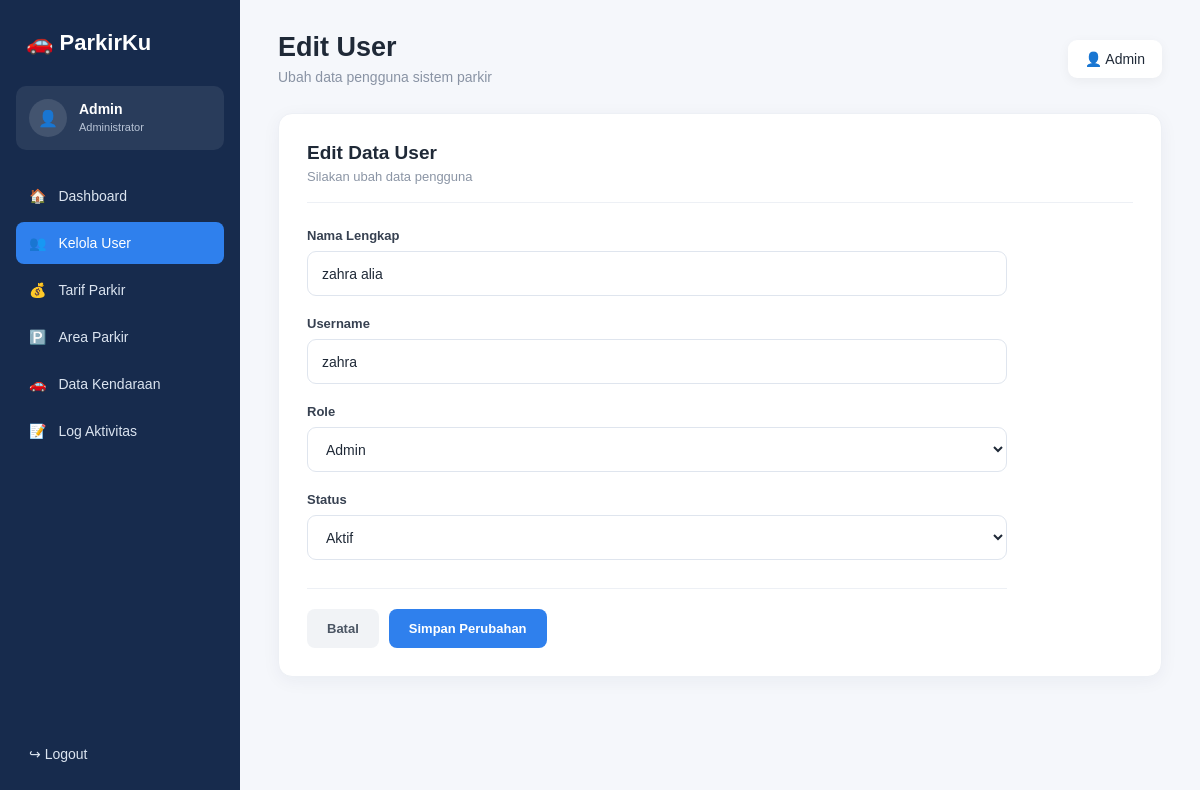
The app's page /view/edit_user.php?id_user=1 (signed in) with its own data.
### tables this page shows
CREATE TABLE `tb_user` (
  `id_user` int NOT NULL,
  `nama_lengkap` varchar(50) NOT NULL,
  `username` varchar(50) NOT NULL,
  `password` varchar(100) NOT NULL,
  `role` enum('admin','petugas','owner') NOT NULL,
  `status_aktif` tinyint(1) DEFAULT '1'
);

### view/edit_user.php (the view, shortened to what this page needs)
<?php
include "../model/m_koneksi.php";
$id_user = intval($_GET['id_user']);
$query = mysqli_query($conn, "SELECT * FROM tb_user WHERE id_user = $id_user");
$user = mysqli_fetch_assoc($query);
?>
<!DOCTYPE html>
<html lang="id">
<head>
    <link rel="stylesheet" href="../asset/user.css?v=2">
</head>
<body>
<aside class="sidebar">
    <div class="logo">
        🚗 <span>ParkirKu</span>
    </div>
    <div class="admin">
        <div class="avatar">👤</div>
        <div>
            <strong>Admin</strong>
            <small>Administrator</small>
        </div>
    </div>
    <nav>
        <a href="dashboard_admin.php">
            🏠 <span>Dashboard</span>
        </a>
        <a href="kelola_user.php" class="active">
            👥 <span>Kelola User</span>
        </a>
        <a href="tarif_parkir.php">
            💰 <span>Tarif Parkir</span>
        </a>
        <a href="area_parkir.php">
            🅿️ <span>Area Parkir</span>
        </a>
        <a href="#">
            🚗 <span>Data Kendaraan</span>
        </a>
        <a href="#">
            📝 <span>Log Aktivitas</span>
        </a>
    </nav>
    <a href="login.php" class="logout">
        ↪ <span>Logout</span>
    </a>
</aside>
<main class="main">
    <header class="header">
        <div>
            <h1>Edit User</h1>
            <p>Ubah data pengguna sistem parkir</p>
        </div>
        <div class="profile">
            👤 Admin
        </div>
    </header>
    <section class="card">
        <div class="card-header">
            <div>
                <h2>Edit Data User</h2>
                <p>Silakan ubah data pengguna</p>
            </div>
        </div>
        <form method="POST">
            <div class="form-group">
                <label>Nama Lengkap</label>
                <input
                    type="text"
                    name="nama_lengkap"
                    value="<?= htmlspecialchars($user['nama_lengkap']); ?>"
                    required
                >
            </div>
            <div class="form-group">
                <label>Username</label>
                <input
                    type="text"
                    name="username"
                    value="<?= htmlspecialchars($user['username']); ?>"
                    required
                >
            </div>
            <div class="form-group">
                <label>Role</label>
                <select name="role" required>
                    <option value="admin"
                        <?= $user['role'] == 'admin' ? 'selected' : ''; ?>>
                        Admin
                    </option>
                </select>
            </div>
            <div class="form-group">
                <label>Status</label>
                <select name="status_aktif" required>
                    <option value="1"
                        <?= $user['status_aktif'] == 1 ? 'selected' : ''; ?>>
                        Aktif
                    </option>
                </select>
            </div>
            <div class="form-actions">
                <a href="kelola_user.php" class="btn-cancel">
                    Batal
                </a>
                <button type="submit" name="update" class="btn-save">
                    Simpan Perubahan
                </button>
            </div>
        </form>
    </section>
</main>
</body>
</html>

### asset/user.css (style rules this page uses)
* { margin: 0; padding: 0; box-sizing: border-box; }
body { font-family: Arial, sans-serif; background: #f5f7fb; color: #1f2937; }
.sidebar { position: fixed; left: 0; top: 0; width: 240px; height: 100vh; padding: 25px 16px; background: #172b4d; color: white; }
.logo { padding: 5px 10px 30px; font-size: 22px; font-weight: bold; }
.admin { display: flex; align-items: center; gap: 12px; padding: 13px; margin-bottom: 25px; background: rgba(255, 255, 255, 0.08); border-radius: 10px; }
.avatar { width: 38px; height: 38px; display: flex; align-items: center; justify-content: center; background: rgba(255, 255, 255, 0.12); border-radius: 50%; flex-shrink: 0; }
.admin strong { display: block; font-size: 14px; }
.admin small { color: #b8c4d6; font-size: 11px; }
nav a { display: flex; align-items: center; gap: 12px; padding: 13px; margin-bottom: 5px; border-radius: 8px; color: #dbe4f0; text-decoration: none; font-size: 14px; transition: 0.2s; }
nav a.active { background: #2f80ed; color: white; }
.logout { position: absolute; left: 16px; right: 16px; bottom: 25px; padding: 13px; color: #dbe4f0; text-decoration: none; border-radius: 8px; font-size: 14px; }
.main { margin-left: 240px; min-height: 100vh; padding: 32px 38px; }
.header { display: flex; align-items: center; justify-content: space-between; margin-bottom: 28px; }
.header h1 { margin-bottom: 6px; font-size: 27px; }
.header p { color: #8993a4; font-size: 14px; }
.profile { padding: 11px 17px; background: white; border-radius: 9px; box-shadow: 0 3px 12px rgba(0, 0, 0, 0.05); font-size: 14px; }
.card { width: 100%; padding: 28px; background: white; border: 1px solid #edf0f5; border-radius: 14px; box-shadow: 0 4px 18px rgba(23, 43, 77, 0.05); }
.card-header { display: flex; align-items: center; justify-content: space-between; margin-bottom: 25px; padding-bottom: 18px; border-bottom: 1px solid #edf0f5; }
.card-header h2 { margin-bottom: 5px; color: #1f2937; font-size: 19px; }
.card-header p { color: #8b95a5; font-size: 13px; }
form { width: 100%; max-width: 700px; margin-top: 5px; }
.form-group { margin-bottom: 20px; }
.form-group label { display: block; margin-bottom: 8px; color: #374151; font-size: 13px; font-weight: 600; }
.form-group input, .form-group select { display: block; width: 100%; height: 45px; padding: 0 14px; background: #ffffff; border: 1px solid #dfe5ee; border-radius: 9px; outline: none; color: #1f2937; font-family: Arial, sans-serif; font-size: 14px; transition: 0.2s; }
.form-group select { cursor: pointer; }
.form-actions, .form-button { display: flex; align-items: center; gap: 10px; margin-top: 28px; padding-top: 20px; border-top: 1px solid #edf0f5; }
.btn-save { padding: 12px 20px; border: none; background: #2f80ed; color: white; border-radius: 8px; font-family: Arial, sans-serif; font-size: 13px; font-weight: bold; cursor: pointer; transition: 0.2s; }
.btn-cancel { display: inline-block; padding: 12px 20px; background: #f1f3f6; color: #4b5563; border-radius: 8px; text-decoration: none; font-size: 13px; font-weight: bold; transition: 0.2s; }

### records on screen
tb_user: nama_lengkap "zahra alia", username "zahra", role "Admin", status_aktif "Aktif"
